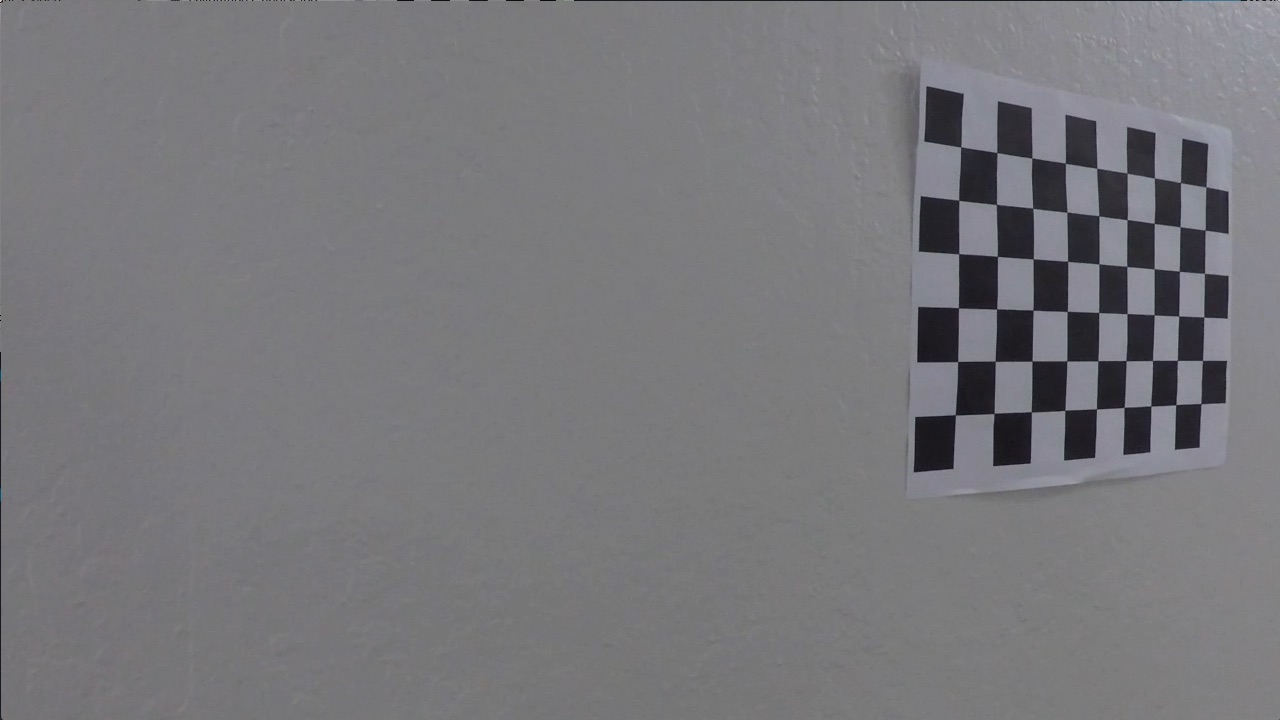
#> input picture camera_cal/calibration14.jpg, 1280 x 720 px
$ jupyter execute --allow-errors class_pipeline.ipynb   (shell and % lines are left out)   (older library calls are emulated)
#> lines starting #> are read from the running program, lines starting #| are printed output that depends on the picture; after the words box and inside, x2 and y2 are one past the last pixel; in counts of white or black regions, pixels touching at a corner belong together
[cell 1]
import os
import cv2
import glob
import pickle
import time

import numpy as np
from numpy import arange
import matplotlib.pyplot as plt
import matplotlib.image as mpimg

from mpl_toolkits.mplot3d import Axes3D

from sklearn.cluster import MiniBatchKMeans, KMeans
from sklearn.metrics.pairwise import pairwise_distances_argmin
from sklearn.svm import LinearSVC
from sklearn.preprocessing import StandardScaler
from sklearn.model_selection import train_test_split
from skimage.feature import hog

from scipy import signal
from scipy.ndimage.measurements import label

from moviepy.editor import VideoFileClip
from IPython.display import HTML

#%matplotlib qt

[cell 2]
# Reload the camera calibration matrix and distortion conefficients
scale = 720/1280 # Scale the 1280 image down to 720 image
nx = 9 # the number of inside corners in x
ny = 6 # the number of inside corners in y

# These are the arrays you calculated using cv2.calibrateCamera()
dist_pickle = pickle.load( open( "camera_cal/720x540_cal_pickle.p", "rb" ) )
#> (reads camera_cal/720x540_cal_pickle.p from the repository)
mtx = dist_pickle["mtx"]
dist = dist_pickle["dist"]
# Read in an image
img = cv2.imread('camera_cal/calibration14.jpg')
#> img is the input picture: shape (720, 1280, 3); mean B, G, R 122.9, 119.4, 119.9
rows, cols, chs = img.shape
#> rows = 720; cols = 1280; chs = 3
img = cv2.resize(img,(int(cols*scale),int(rows*scale)))
#> img: shape (405, 720, 3)
#img = cv2.resize(img,(720,405))
undist = cv2.undistort(img, mtx, dist, None, mtx)
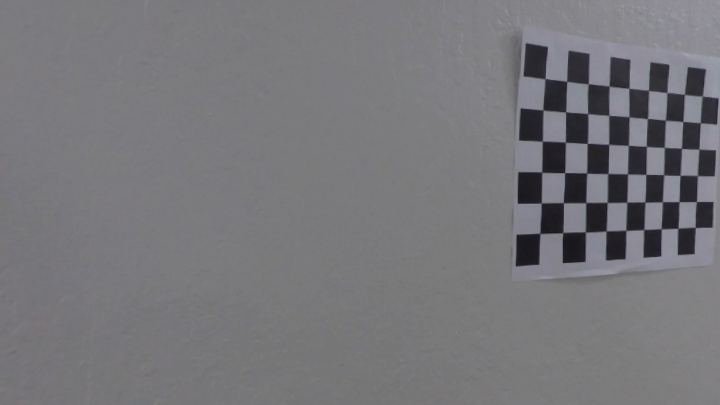
#> undist: shape (405, 720, 3); mean B, G, R 122.1, 118.5, 118.9
gray = cv2.cvtColor(undist, cv2.COLOR_BGR2GRAY)
rows, cols, chs = img.shape
#> rows = 405; cols = 720
#print(rows, cols)

# Find the chessboard corners
ret, corners = cv2.findChessboardCorners(gray, (nx,ny), None)
#> ret = True; corners = 54 rows, first 8: [545.1, 78.58], [566.7, 81.39], [588.3, 83.7], [609.1, 86.12], [628.8, 88.32], [648.5, 90.4], [666.9, 92.47], [684.5, 94.48]
#print (corners[0], corners[-nx], corners[-1], corners[nx-1])
#print('Object point coordinates:', objp[-1], objp[-nx], objp[0], objp[nx-1])
#print ('Actual corners coordinates:', corners[-1], corners[-nx], corners[0], corners[nx-1])
# If found, add object points, image points
if ret == True:
    # Draw and display the corners
    cv2.drawChessboardCorners(undist, (nx,ny), corners, ret)
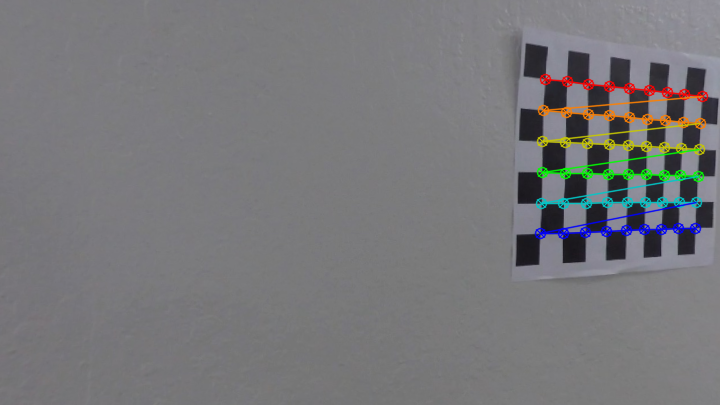
#> undist: shape (405, 720, 3); 3.2% of pixels changed, all inside (x1, y1, x2, y2) = (534, 73, 709, 240)

    offsetx = 80 # offset columns for dst points
    offsety = 48 # offset rows for dst points

    # For source points I'm grabbing the outer four detected corners
    src = np.float32([corners[-1], corners[-nx], corners[0], corners[nx-1]]) # 180 deg rotation
#> src = [[695.3, 227.5], [539.8, 233.3], [545.1, 78.58], [702.4, 96]]
    #src = np.float32([corners[nx-1],corners[0], corners[-nx], corners[-1]])  # zero deg rotation

    dst = np.float32([[offsetx, offsety], [cols-offsetx, offsety],
                                     [cols-offsetx, rows-offsety],
                                     [offsetx, rows-offsety]])
    # Given src and dst points, calculate the perspective transform matrix
    M = cv2.getPerspectiveTransform(src, dst)
#> M = [[-2.37, -0.134, 1721.6], [-0.0787, -1.32, 380.3], [-0.000617, -0.000103, 1]]
    # Warp the image using OpenCV warpPerspective()
    warped = cv2.warpPerspective(undist, M,(cols, rows))
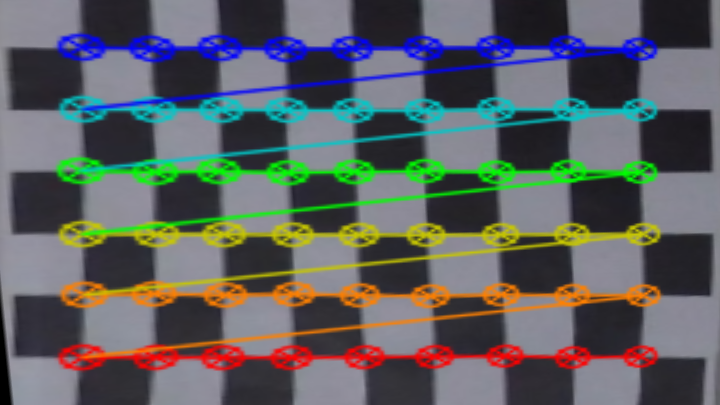
#> warped: shape (405, 720, 3); mean B, G, R 96.7, 96.3, 93.4


display = cv2.cvtColor(warped, cv2.COLOR_BGR2RGB)

# Visualize undistortion
#> (the rest of this cell did not finish here and is left out)

[cell 3]
class process:

    # [33 lines left out: function __init__, not called in this run]

    def resize(self):
        return cv2.resize(self.image,(int(self.cols*self.scale),int(self.rows*self.scale)))

    def undist(self):
        self.undist = cv2.undistort(self.resize(), self.mtx, self.dist, None, self.mtx)
        return self.undist

    # [52 lines left out: functions perspective_transform, abs_sobel_thresh, mag_thresh, draw_hough_lines, not called in this run]

    def canny(self):
        gray = cv2.cvtColor(self.resize(), cv2.COLOR_RGB2GRAY)
        return cv2.Canny(gray, self.canny_thresh[0], self.canny_thresh[1])

    # [4 lines left out: function hough_lines, not called in this run]

    def unwarp(self):
        unwarp = perspective_transform(radar, Mi)

    # [23 lines left out: function car_marker, not called in this run]

[cell 4]
from moviepy.editor import VideoFileClip
from IPython.display import HTML

def pipeline(img):
    marker = process(img, scale, mtx, dist)
    return process.car_marker(marker)

write_output = './test_video_out3.mp4'
#> (the rest of this cell did not finish here and is left out)

[cell 5]
HTML("""
<video width="720" height="405" controls>
  <source src="{0}">
</video>
""".format(write_output))

[cell 6]
class detector(process):
    #pass
    #Hog feature

    # [244 lines left out: functions __init__, kmeans_pipeline, find_matches, is_point_in_bbox, draw_boxes, color_hist and 4 more, not called in this run]

[cell 7]
# Credit to https://github.com/matthewzimmer/CarND-Vehicle-Detection-P5/blob/master/final-project.ipynb
class Params():
    def __init__(
        self,
        colorspace='YCrBr',
        orient=9,
        pix_per_cell=4,
        cell_per_block=4,
        hog_channel='ALL',
        spatial_size=(32, 32),
        hist_bins=32,
        spatial_feat=True,
        hist_feat=True,
        hog_feat=True
    ):
        self.colorspace = colorspace # Can be RGB, HSV, LUV, HLS, YUV, YCrCb
        self.orient = orient # typically between 6 and 12
        self.pix_per_cell = pix_per_cell # HOG pixels per cell
        self.cell_per_block = cell_per_block # HOG cells per block
        self.hog_channel = hog_channel # Can be 0, 1, 2, or "ALL"
        self.spatial_size = spatial_size # Spatial binning dimensions
        self.hist_bins = hist_bins # Number of histogram bins
        self.spatial_feat = spatial_feat # Spatial features on or off
        self.hist_feat = hist_feat # Histogram features on or off
        self.hog_feat = hog_feat  # HOG features on or off

[cell 8]
# Read in car and non-car images
cars = glob.glob('./vehicles/*/*.png')
notcars = glob.glob('./non-vehicles/*/*.png')
# Use as much sample as possible, and cars and not cars has same number of samples.
sample_size = min(len(cars), len(notcars))
cars = cars[0:sample_size]
notcars = notcars[0:sample_size]

[cell 9]
# [14 lines left out: function get_hog_features, not called in this run]

[cell 10]
# [37 lines left out: function extract_hog_features, not called in this run]

[cell 11]
def extract_features(imgs, color_space='RGB', spatial_size=(32, 32),
                        hist_bins=32, orient=9,
                        pix_per_cell=8, cell_per_block=2, hog_channel=0,
                        spatial_feat=True, hist_feat=True, hog_feat=True):
    # Create a list to append feature vectors to
    features = []
    # Iterate through the list of images
    for file in imgs:
        file_features = []
        # Read in each one by one
        image = mpimg.imread(file)
        # apply color conversion if other than 'RGB'
        if color_space != 'RGB':
            if color_space == 'HSV':
                feature_image = cv2.cvtColor(image, cv2.COLOR_RGB2HSV)
            elif color_space == 'LUV':
                feature_image = cv2.cvtColor(image, cv2.COLOR_RGB2LUV)
            elif color_space == 'HLS':
                feature_image = cv2.cvtColor(image, cv2.COLOR_RGB2HLS)
            elif color_space == 'YUV':
                feature_image = cv2.cvtColor(image, cv2.COLOR_RGB2YUV)
            elif color_space == 'YCrCb':
                feature_image = cv2.cvtColor(image, cv2.COLOR_RGB2YCrCb)
        else: feature_image = np.copy(image)

        if spatial_feat == True:
            spatial_features = bin_spatial(feature_image, size=spatial_size)
            file_features.append(spatial_features)
        if hist_feat == True:
            # Apply color_hist()
            hist_features = color_hist(feature_image, nbins=hist_bins)
            file_features.append(hist_features)
        if hog_feat == True:
        # Call get_hog_features() with vis=False, feature_vec=True
            if hog_channel == 'ALL':
                hog_features = []
                for channel in range(feature_image.shape[2]):
                    hog_features.append(get_hog_features(feature_image[:,:,channel],
                                        orient, pix_per_cell, cell_per_block,
                                        vis=False, feature_vec=True))
                hog_features = np.ravel(hog_features)
            else:
                hog_features = get_hog_features(feature_image[:,:,hog_channel], orient,
                            pix_per_cell, cell_per_block, vis=False, feature_vec=True)
            # Append the new feature vector to the features list
            file_features.append(hog_features)
        features.append(np.concatenate(file_features))
    # Return list of feature vectors
    return features

[cell 12]
# Define a function to compute binned color features
# [16 lines left out: functions bin_spatial, color_hist, not called in this run]

[cell 13]
# [6 lines of commented-out code are left out]
params = Params(colorspace='YCrCb', orient=8, pix_per_cell=7, cell_per_block=2, hog_channel='ALL') #99.01%
# params = Params(colorspace='YCrCb', orient=7, pix_per_cell=4, cell_per_block=2, hog_channel='ALL') #99-100%
# params = Params(colorspace='YCrCb', orient=9, pix_per_cell=4, cell_per_block=4, hog_channel='ALL') #Crashed
# params = Params(colorspace='YCrCb', orient=7, pix_per_cell=8, cell_per_block=2, hog_channel='ALL') #97.46%
################################################################################################################

t=time.time()
car_features = extract_features(cars, color_space=params.colorspace, orient=params.orient,
                        pix_per_cell=params.pix_per_cell, cell_per_block=params.cell_per_block,
                        hog_channel=params.hog_channel)
notcar_features = extract_features(notcars, color_space=params.colorspace, orient=params.orient,
                        pix_per_cell=params.pix_per_cell, cell_per_block=params.cell_per_block,
                        hog_channel=params.hog_channel)
"""

car_features = extract_hog_features(cars, cspace=params.colorspace, orient=params.orient,
                        pix_per_cell=params.pix_per_cell, cell_per_block=params.cell_per_block,
                        hog_channel=params.hog_channel)
notcar_features = extract_hog_features(notcars, cspace=params.colorspace, orient=params.orient,
                        pix_per_cell=params.pix_per_cell, cell_per_block=params.cell_per_block,
                        hog_channel=params.hog_channel)
"""
t2 = time.time()
print(round(t2-t, 2), 'Seconds to extract HOG features...')
# Create an array stack of feature vectors
X = np.vstack((car_features, notcar_features)).astype(np.float64)
# Fit a per-column scaler
#> (the rest of this cell did not finish here and is left out)

#> (a cell that did not finish here is left out)

[cell 15]
# [9 lines left out: function draw_boxes, not called in this run]

[cell 16]
# [37 lines left out: function slide_window, not called in this run]

[cell 17]
# [25 lines left out: function random_scan_boxes, not called in this run]

#> (the rest of this cell did not finish here and is left out)

[cell 18]
# [45 lines left out: function single_img_features, not called in this run]

[cell 19]
t=time.time()
#> (the rest of this cell did not finish here and is left out)

[cell 20]
# [41 lines left out: functions add_heat, apply_threshold, draw_labeled_bboxes, not called in this run]

[cell 21]
# [47 lines left out: function car_finder_pipeline, not called in this run]

[cell 22]
write_output = './test_video_out34.mp4'
#> write_output = './test_video_out34.mp4'
#> (the rest of this cell did not finish here and is left out)

[cell 23]
HTML("""
<video width="720" height="405" controls>
  <source src="{0}">
</video>
""".format(write_output))

[cell 24]
from keras.models import Sequential
from keras.layers import Dense, Dropout, Activation, Flatten,Lambda
from keras.layers import Convolution2D, MaxPooling2D
from keras.utils import np_utils
from keras import backend as K


def get_conv(input_shape=(64,64,3), filename=None):
    model = Sequential()
    model.add(Lambda(lambda x: x/127.5 - 1.,input_shape=input_shape, output_shape=input_shape))
    model.add(Convolution2D(10, 3, 3, activation='relu', name='conv1',input_shape=input_shape, border_mode="same"))
    model.add(Convolution2D(10, 3, 3, activation='relu', name='conv2',border_mode="same"))
    model.add(MaxPooling2D(pool_size=(8,8)))
    model.add(Dropout(0.25))
    model.add(Convolution2D(128,8,8,activation="relu",name="dense1")) # This was Dense(128)
    model.add(Dropout(0.5))
    model.add(Convolution2D(1,1,1,name="dense2", activation="tanh")) # This was Dense(1)
    if filename:
        model.load_weights(filename)
    return model

#> (the rest of this cell did not finish here and is left out)

#> (a cell that did not finish here is left out)

#> (a cell that did not finish here is left out)


[cell 27]
# [22 lines left out: function locate, not called in this run]

[cell 28]
# [27 lines left out: function k_means, not called in this run]

[cell 29]
t=time.time()
#> (the rest of this cell did not finish here and is left out)

[cell 30]
# [15 lines left out: function add_more_heat, not called in this run]

[cell 31]
# [73 lines left out: function NN_pipeline, not called in this run]

[cell 32]
labeled_bboxes = []
#> labeled_bboxes = []
write_output = './project_video_out35.mp4'
#> (the rest of this cell did not finish here and is left out)
